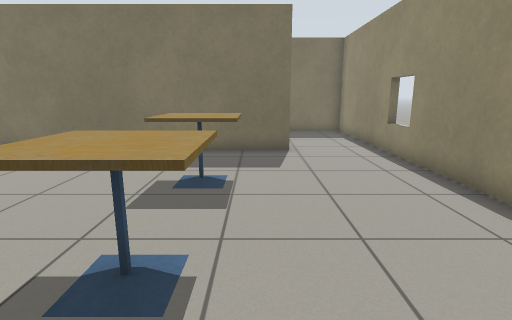
View 1 (above)

16 first-person views from a walk through a Gazebo world. The camera is 1 m above the floor, tilts 12° down and sees 80° across. The floor is counted in squares, 0.5 m on a side. Each view is taken from the middle of a square. On the plan, view 1 faces up. The plan holds only what a view shows up to about 17 squares ahead; the rest is blank. Gazebo's built-in surfaces are drawn with simple patterns.

View 2
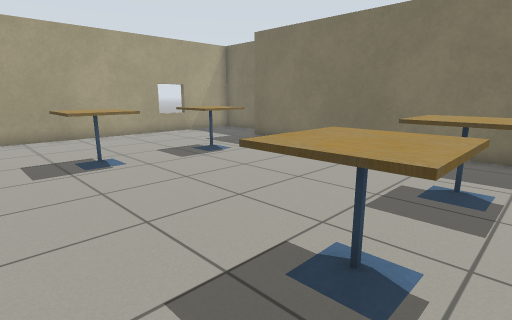

View 3
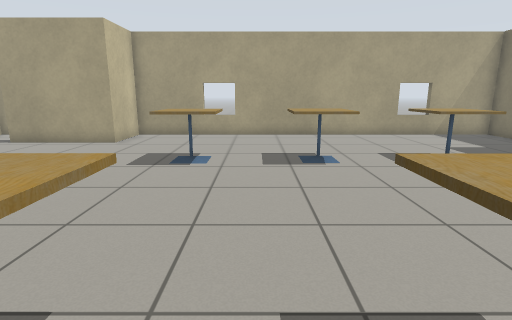

View 4
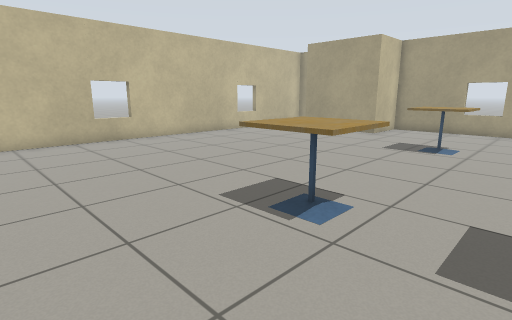

View 5
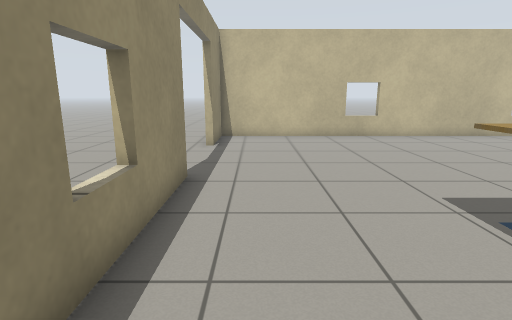

View 6
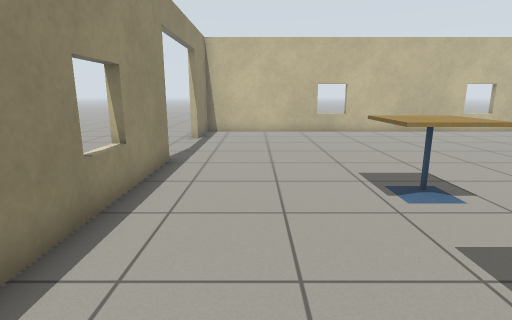

View 7
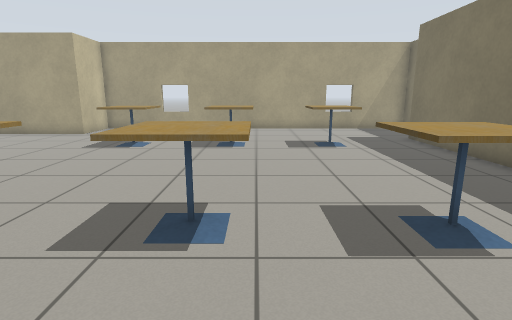

View 8
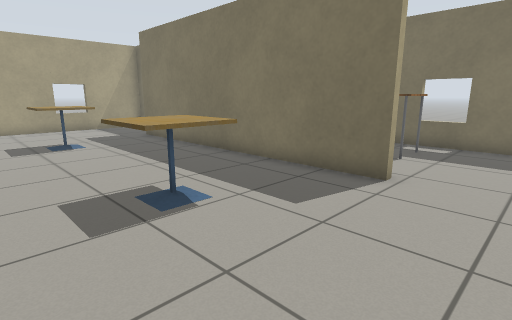

View 9
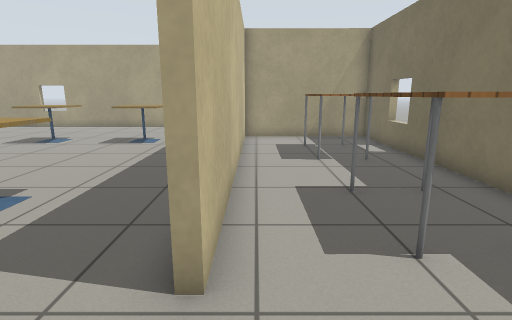

View 10
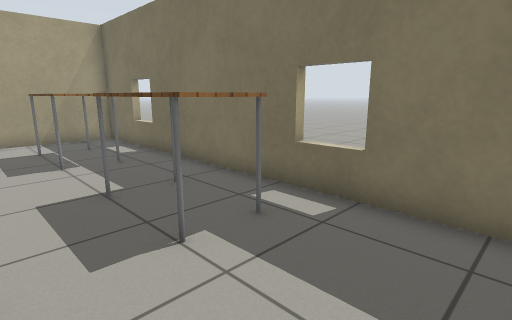

View 11
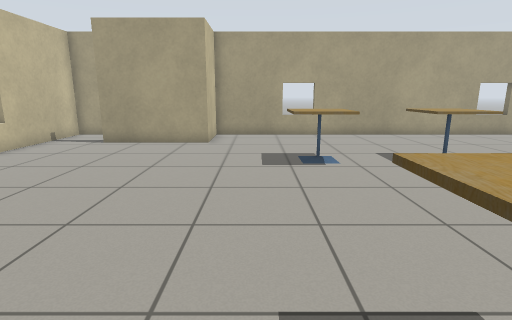

View 12
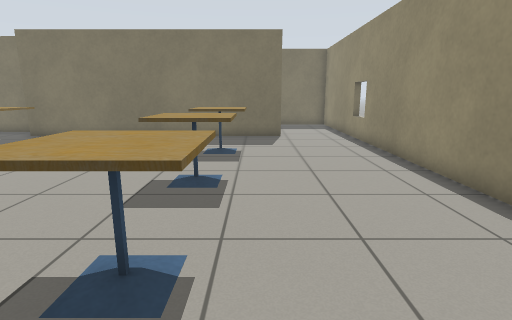

View 13
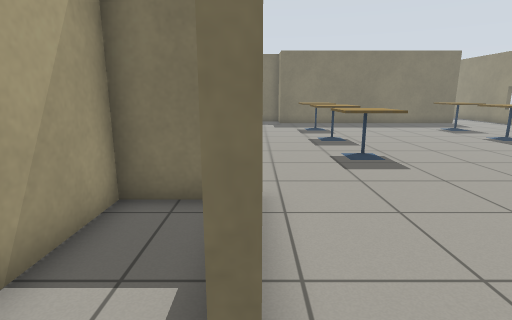

View 14
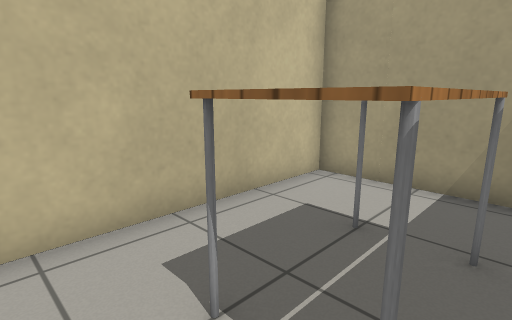

View 15
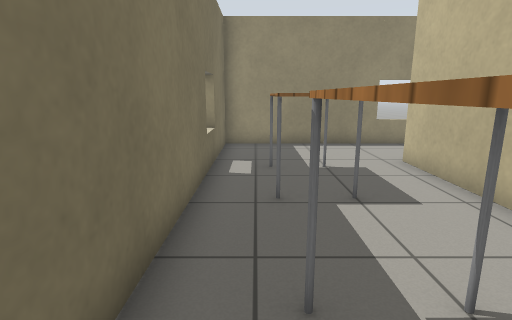

View 16
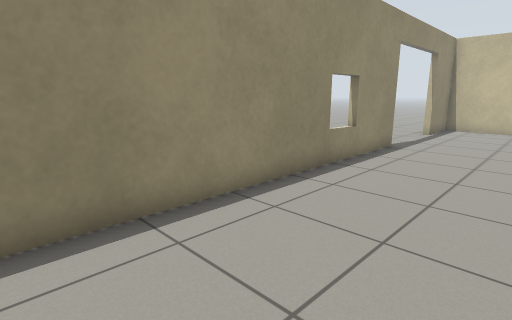

### Floor plan
Points are (right, up) in squares from view 1. A wall is a line through its corners. A room is listed if a view was taken in it or the views show most of it. See-through windows are left out.
Room 1 (views 1, 2, 3, 4, 5, 6, 7, 8, 11, 12, 16)
walls: (4.7, -4.5) (4.7, 10.6); (1.3, 11.2) (-11.4, 11.2); (-12.5, -12.1) (4.7, -12.1) (4.7, -9.2); (-12.5, 12.9) (-15.7, 13) (-15.7, -5) (-13, -5) (-13, -9.5)
ways out: opening at (3, 11) to room 2; opening at (-13, -10.5) to room 3; open door at (5, -7)
objects: cafe table (-10, -2) to (-9, 0); cafe table (-10, 2) to (-9, 4); cafe table (-10, 6) to (-9, 8); cafe table (-2, -2) to (-1, 0); cafe table (-2, 2) to (-1, 4); cafe table (-2, 6) to (-1, 8)
Room 2 (views 9, 10, 14, 15)
walls: (4.7, 10.6) (4.7, 17.3) (-10.9, 17.3) (-11, 11.5) (1.3, 11.5)
ways out: opening at (3, 11) to room 1
objects: table (-8, 14) to (-6, 15); table (-2, 14) to (0, 15)
Room 3 (view 13)
walls: (-13, -9.5) (-13.4, -9.5); (-15.7, -10.9) (-15.7, -12.1) (-12.5, -12.1); (-14, -5.3) (-15.7, -5.3) (-15.7, -8.2)
ways out: opening at (-13, -10.5) to room 1

Positions as (right, up) in squares from view 1, and headings:
1: (0, 0), facing up
2: (0, 0), facing up-left
3: (0, 1), facing left
4: (3, 2), facing down-left
5: (3, 3), facing down
6: (2, 5), facing down
7: (3, 4), facing left
8: (4, 4), facing up-left
9: (4, 12), facing left
10: (4, 12), facing up-left
11: (0, -3), facing left
12: (0, -4), facing up
13: (-13, -11), facing up
14: (-4, 16), facing down-left
15: (-8, 16), facing right
16: (0, 8), facing down-right
